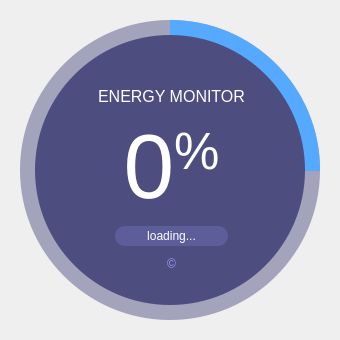
<?xml version="1.0" encoding="UTF-8"?>
<ui version="4.0">
 <class>SplashScreen</class>
 <widget class="QMainWindow" name="SplashScreen">
  <property name="geometry">
   <rect>
    <x>0</x>
    <y>0</y>
    <width>340</width>
    <height>340</height>
   </rect>
  </property>
  <property name="windowTitle">
   <string>MainWindow</string>
  </property>
  <widget class="QWidget" name="centralwidget">
   <widget class="QFrame" name="circularProgressBarBase">
    <property name="geometry">
     <rect>
      <x>10</x>
      <y>10</y>
      <width>320</width>
      <height>320</height>
     </rect>
    </property>
    <property name="frameShape">
     <enum>QFrame::NoFrame</enum>
    </property>
    <property name="frameShadow">
     <enum>QFrame::Raised</enum>
    </property>
    <widget class="QFrame" name="circularProgress">
     <property name="geometry">
      <rect>
       <x>10</x>
       <y>10</y>
       <width>300</width>
       <height>300</height>
      </rect>
     </property>
     <property name="styleSheet">
      <string notr="true">QFrame{
	border-radius: 150px;
	background-color: qconicalgradient(cx:0.5, cy:0.5, angle:90, stop:0.749 rgba(255, 0, 127, 0), stop:0.750 rgba(85, 170, 255, 255));
}</string>
     </property>
     <property name="frameShape">
      <enum>QFrame::NoFrame</enum>
     </property>
     <property name="frameShadow">
      <enum>QFrame::Raised</enum>
     </property>
    </widget>
    <widget class="QFrame" name="circularBg">
     <property name="geometry">
      <rect>
       <x>10</x>
       <y>10</y>
       <width>300</width>
       <height>300</height>
      </rect>
     </property>
     <property name="styleSheet">
      <string notr="true">QFrame{
	border-radius: 150px;
	background-color: rgba(77, 77, 127, 120);
}</string>
     </property>
     <property name="frameShape">
      <enum>QFrame::NoFrame</enum>
     </property>
     <property name="frameShadow">
      <enum>QFrame::Raised</enum>
     </property>
    </widget>
    <widget class="QFrame" name="container">
     <property name="geometry">
      <rect>
       <x>25</x>
       <y>25</y>
       <width>270</width>
       <height>270</height>
      </rect>
     </property>
     <property name="styleSheet">
      <string notr="true">QFrame{
	border-radius: 135px;
	background-color: rgb(77, 77, 127);
}</string>
     </property>
     <property name="frameShape">
      <enum>QFrame::NoFrame</enum>
     </property>
     <property name="frameShadow">
      <enum>QFrame::Raised</enum>
     </property>
     <widget class="QWidget" name="layoutWidget">
      <property name="geometry">
       <rect>
        <x>40</x>
        <y>50</y>
        <width>193</width>
        <height>191</height>
       </rect>
      </property>
      <layout class="QGridLayout" name="gridLayout">
       <item row="0" column="0">
        <widget class="QLabel" name="labelTitle">
         <property name="font">
          <font>
           <family>Helvetica Neue</family>
           <pointsize>12</pointsize>
          </font>
         </property>
         <property name="styleSheet">
          <string notr="true">background-color: none;
color: #FFFFFF</string>
         </property>
         <property name="text">
          <string>&lt;html&gt;&lt;head/&gt;&lt;body&gt;&lt;p&gt;ENERGY MONITOR&lt;/p&gt;&lt;/body&gt;&lt;/html&gt;</string>
         </property>
         <property name="alignment">
          <set>Qt::AlignCenter</set>
         </property>
        </widget>
       </item>
       <item row="1" column="0">
        <widget class="QLabel" name="labelPercentage">
         <property name="font">
          <font>
           <family>Helvetica Neue</family>
           <pointsize>68</pointsize>
          </font>
         </property>
         <property name="styleSheet">
          <string notr="true">background-color: none;
color: #FFFFFF</string>
         </property>
         <property name="text">
          <string>&lt;p&gt;&lt;span style=&quot; font-size:68pt;&quot;&gt;0&lt;/span&gt;&lt;span style=&quot; font-size:58pt; vertical-align:super;&quot;&gt;%&lt;/span&gt;&lt;/p&gt;</string>
         </property>
         <property name="alignment">
          <set>Qt::AlignCenter</set>
         </property>
        </widget>
       </item>
       <item row="2" column="0">
        <widget class="QLabel" name="labelLoadingInfo">
         <property name="minimumSize">
          <size>
           <width>0</width>
           <height>20</height>
          </size>
         </property>
         <property name="maximumSize">
          <size>
           <width>16777215</width>
           <height>20</height>
          </size>
         </property>
         <property name="font">
          <font>
           <family>Helvetica Neue</family>
           <pointsize>9</pointsize>
          </font>
         </property>
         <property name="styleSheet">
          <string notr="true">QLabel{
	border-radius: 10px;	
	background-color: rgb(93, 93, 154);
	color: #FFFFFF;
	margin-left: 40px;
	margin-right: 40px;
}</string>
         </property>
         <property name="frameShape">
          <enum>QFrame::NoFrame</enum>
         </property>
         <property name="text">
          <string>loading...</string>
         </property>
         <property name="alignment">
          <set>Qt::AlignCenter</set>
         </property>
        </widget>
       </item>
       <item row="3" column="0">
        <widget class="QLabel" name="labelCredits">
         <property name="styleSheet">
          <string notr="true">background-color: none;
color: rgb(155, 155, 255);
font-size: 12px;</string>
         </property>
         <property name="text">
          <string>&lt;span&gt;&amp;#169;&lt;/span&gt;</string>
         </property>
         <property name="alignment">
          <set>Qt::AlignCenter</set>
         </property>
        </widget>
       </item>
      </layout>
     </widget>
    </widget>
    <zorder>circularBg</zorder>
    <zorder>circularProgress</zorder>
    <zorder>container</zorder>
   </widget>
  </widget>
 </widget>
 <resources/>
 <connections/>
</ui>
